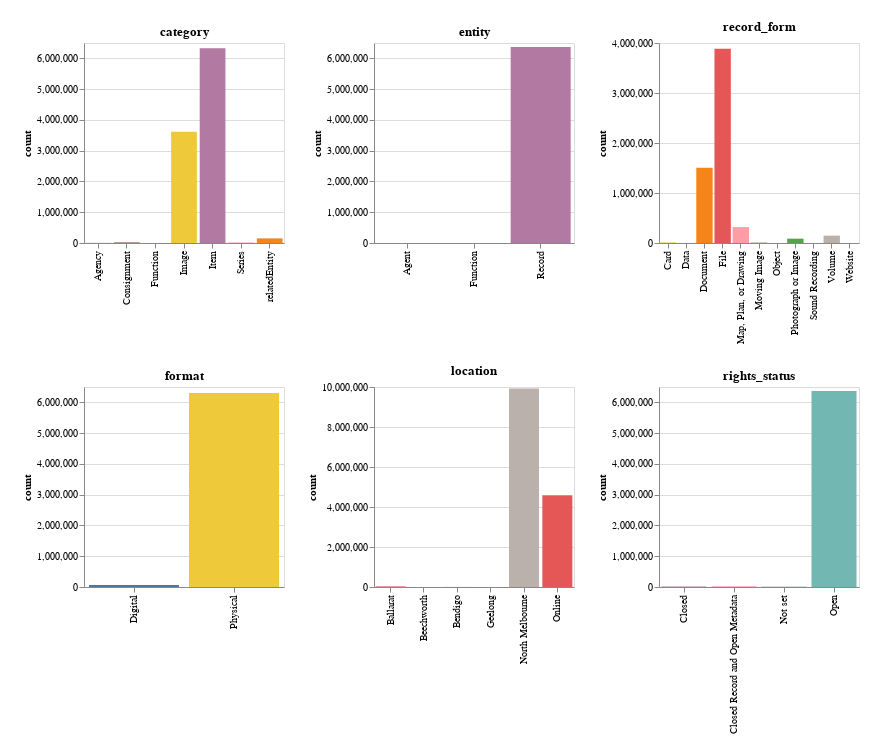

This figure's notebook cell:
### Code cell
charts = []
for field in ["category", "entity", "record_form", "format", "location", "rights_status"]:
   charts.append(make_facet_chart(field))
display(alt.concat(*charts, columns=3).properties(padding=20))

### Figure 1 — Vega-Lite specification as saved in the notebook (floating-point values rounded to 4 significant figures)
{"config": {"view": {"continuousWidth": 300, "continuousHeight": 300}}, "concat": [{"data": {"name": "data-f8362c22c4b8ea6f1eb696e094f898db"}, "mark": {"type": "bar"}, "encoding": {"color": {"field": "facet", "legend": null, "title": "category", "type": "nominal"}, "tooltip": [{"field": "facet", "title": "category", "type": "nominal"}, {"field": "count", "format": ",", "type": "quantitative"}], "x": {"field": "facet", "title": null, "type": "nominal"}, "y": {"field": "count", "type": "quantitative"}}, "height": 200, "title": "category", "width": 200}, {"data": {"name": "data-3593259c4394aab093c0b7d64e51cb8a"}, "mark": {"type": "bar"}, "encoding": {"color": {"field": "facet", "legend": null, "title": "entity", "type": "nominal"}, "tooltip": [{"field": "facet", "title": "entity", "type": "nominal"}, {"field": "count", "format": ",", "type": "quantitative"}], "x": {"field": "facet", "title": null, "type": "nominal"}, "y": {"field": "count", "type": "quantitative"}}, "height": 200, "title": "entity", "width": 200}, {"data": {"name": "data-2fd7478bb3dccb7ab1007d8254918398"}, "mark": {"type": "bar"}, "encoding": {"color": {"field": "facet", "legend": null, "title": "record_form", "type": "nominal"}, "tooltip": [{"field": "facet", "title": "record_form", "type": "nominal"}, {"field": "count", "format": ",", "type": "quantitative"}], "x": {"field": "facet", "title": null, "type": "nominal"}, "y": {"field": "count", "type": "quantitative"}}, "height": 200, "title": "record_form", "width": 200}, {"data": {"name": "data-d65f8091ed63f146edb236b48892dd4b"}, "mark": {"type": "bar"}, "encoding": {"color": {"field": "facet", "legend": null, "title": "format", "type": "nominal"}, "tooltip": [{"field": "facet", "title": "format", "type": "nominal"}, {"field": "count", "format": ",", "type": "quantitative"}], "x": {"field": "facet", "title": null, "type": "nominal"}, "y": {"field": "count", "type": "quantitative"}}, "height": 200, "title": "format", "width": 200}, {"data": {"name": "data-cc6baa697eb9d536778c90ce73805832"}, "mark": {"type": "bar"}, "encoding": {"color": {"field": "facet", "legend": null, "title": "location", "type": "nominal"}, "tooltip": [{"field": "facet", "title": "location", "type": "nominal"}, {"field": "count", "format": ",", "type": "quantitative"}], "x": {"field": "facet", "title": null, "type": "nominal"}, "y": {"field": "count", "type": "quantitative"}}, "height": 200, "title": "location", "width": 200}, {"data": {"name": "data-d6dbbe70f15f382fda1b95fe8d444ec1"}, "mark": {"type": "bar"}, "encoding": {"color": {"field": "facet", "legend": null, "title": "rights_status", "type": "nominal"}, "tooltip": [{"field": "facet", "title": "rights_status", "type": "nominal"}, {"field": "count", "format": ",", "type": "quantitative"}], "x": {"field": "facet", "title": null, "type": "nominal"}, "y": {"field": "count", "type": "quantitative"}}, "height": 200, "title": "rights_status", "width": 200}], "columns": 3, "padding": 20, "$schema": "https://vega.github.io/schema/vega-lite/v5.20.1.json", "datasets": {"data-f8362c22c4b8ea6f1eb696e094f898db": [{"facet": "Item", "count": 6329725}, {"facet": "Image", "count": 3613751}, {"facet": "relatedEntity", "count": 150092}, {"facet": "Consignment", "count": 23610}, {"facet": "Series", "count": 16930}, {"facet": "Agency", "count": 3137}, {"facet": "Function", "count": 321}], "data-3593259c4394aab093c0b7d64e51cb8a": [{"facet": "Record", "count": 6370265}, {"facet": "Agent", "count": 3137}, {"facet": "Function", "count": 321}], "data-2fd7478bb3dccb7ab1007d8254918398": [{"facet": "File", "count": 3884578}, {"facet": "Document", "count": 1504225}, {"facet": "Map, Plan, or Drawing", "count": 318136}, {"facet": "Volume", "count": 147139}, {"facet": "Photograph or Image", "count": 86846}, {"facet": "Card", "count": 11639}, {"facet": "Moving Image", "count": 7739}, {"facet": "Data", "count": 1821}, {"facet": "Object", "count": 337}, {"facet": "Sound Recording", "count": 82}, {"facet": "Website", "count": 2}], "data-d65f8091ed63f146edb236b48892dd4b": [{"facet": "Physical", "count": 6306201}, {"facet": "Digital", "count": 61193}], "data-cc6baa697eb9d536778c90ce73805832": [{"facet": "North Melbourne", "count": 9928296}, {"facet": "Online", "count": 4591602}, {"facet": "Ballarat", "count": 30064}, {"facet": "Bendigo", "count": 3697}, {"facet": "Geelong", "count": 918}, {"facet": "Beechworth", "count": 394}], "data-d6dbbe70f15f382fda1b95fe8d444ec1": [{"facet": "Open", "count": 6370758}, {"facet": "Closed Record and Open Metadata", "count": 28171}, {"facet": "Closed", "count": 13157}, {"facet": "Not set", "count": 6144}]}}
